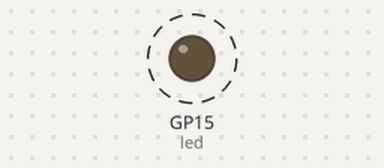
Bench run of a program on a simulated Raspberry Pi Pico running MicroPython. Parts: output pins drawn as LEDs (lit = HIGH). Dashed ring = blinking.

Above: at 0.5 s.
Timing chart, 0 to 4.6 s (numbered marks = the images above):
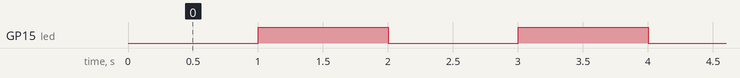

Measured:
- by itself, GP15 (led): alternates HIGH for 1.0 s and LOW for 1.0 s

The program:

Timers.py
```python
import machine

# Define the LED pin
led = machine.Pin(15, machine.Pin.OUT)

# Define a timer object
timer = machine.Timer()

# Define a timer callback function
def timer_callback(timer):
    led.toggle()  # Toggle the state of the LED

# Configure the timer to trigger the callback every 1 second (1000 ms)
timer.init(period=1000, mode=machine.Timer.PERIODIC, callback=timer_callback)

while True:
    # Main loop can perform other tasks while the timer handles LED toggling
    pass
```
